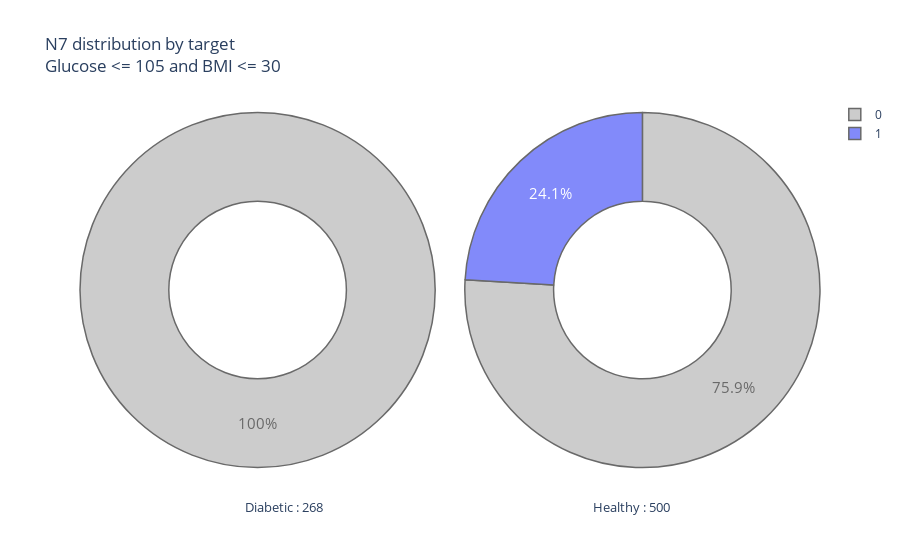

Source (notebook cell):
### Code cell
plot_pie('N7', 'Glucose <= 105 and BMI <= 30')

### Figure 1 — Plotly figure (JSON) as saved in the notebook; plotly's stock layout.template omitted (floating-point values rounded to 4 significant figures)
{"data": [{"domain": {"x": [0, 0.48]}, "hole": 0.5, "hoverinfo": "label+percent+name+value", "labels": [0], "marker": {"colors": ["Silver", "mediumturquoise", "#CF5C36", "lightblue", "magenta", "#FF5D73", "#F2D7EE", "mediumturquoise"], "line": {"width": 1.5}}, "name": "Diabetic", "opacity": 0.8, "textfont": {"size": 15}, "type": "pie", "values": [55]}, {"domain": {"x": [0.52, 1]}, "hole": 0.5, "hoverinfo": "label+percent+name+value", "labels": [0, 1], "marker": {"line": {"width": 1.5}}, "name": "Healthy", "opacity": 0.8, "textfont": {"size": 15}, "type": "pie", "values": [104, 33]}], "layout": {"annotations": [{"font": {"size": 13}, "showarrow": false, "text": "Diabetic : 268", "x": 0.22, "y": -0.1}, {"font": {"size": 13}, "showarrow": false, "text": "Healthy : 500", "x": 0.8, "y": -0.1}], "title": {"text": "N7 distribution by target <br>Glucose <= 105 and BMI <= 30"}}}
